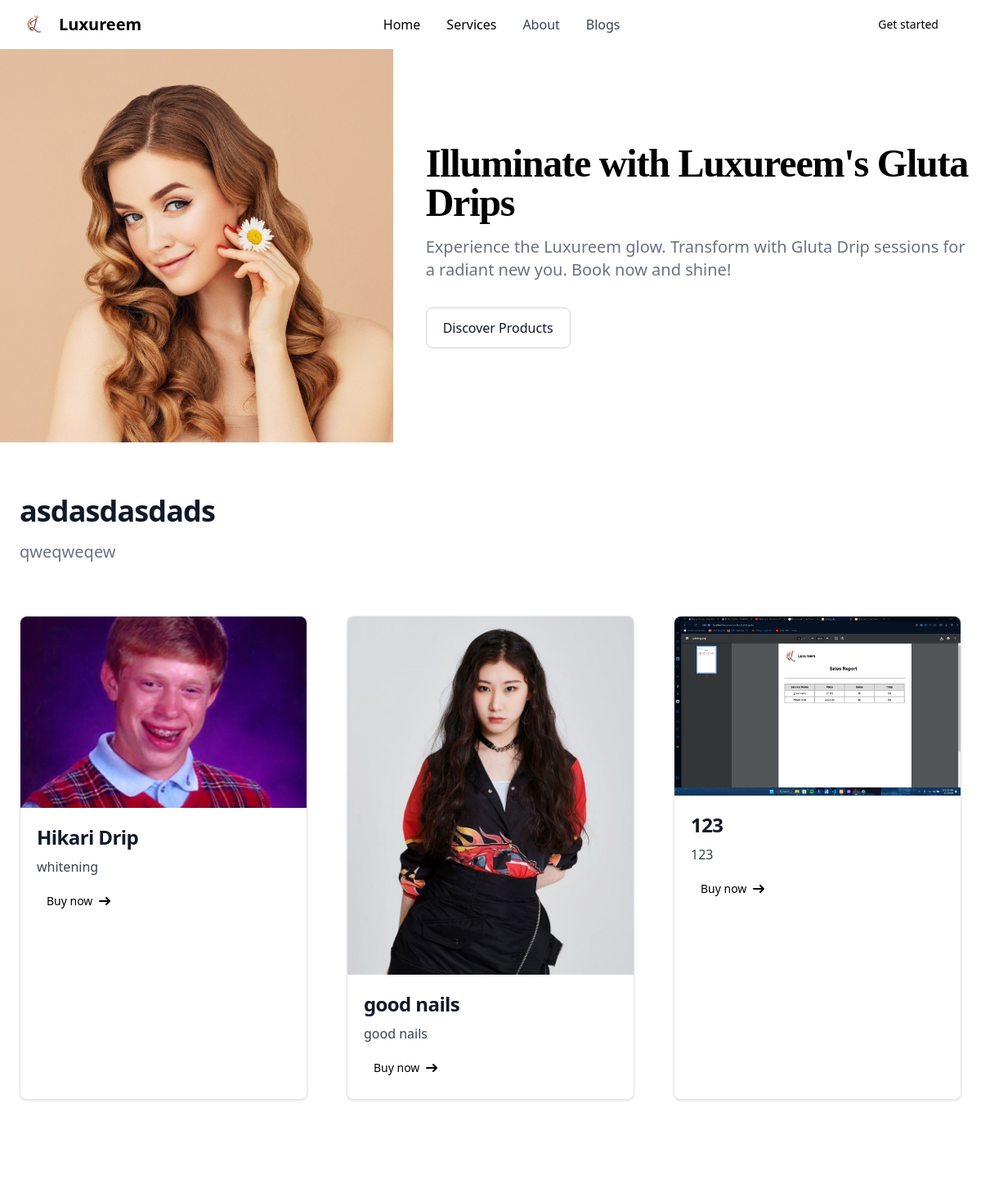
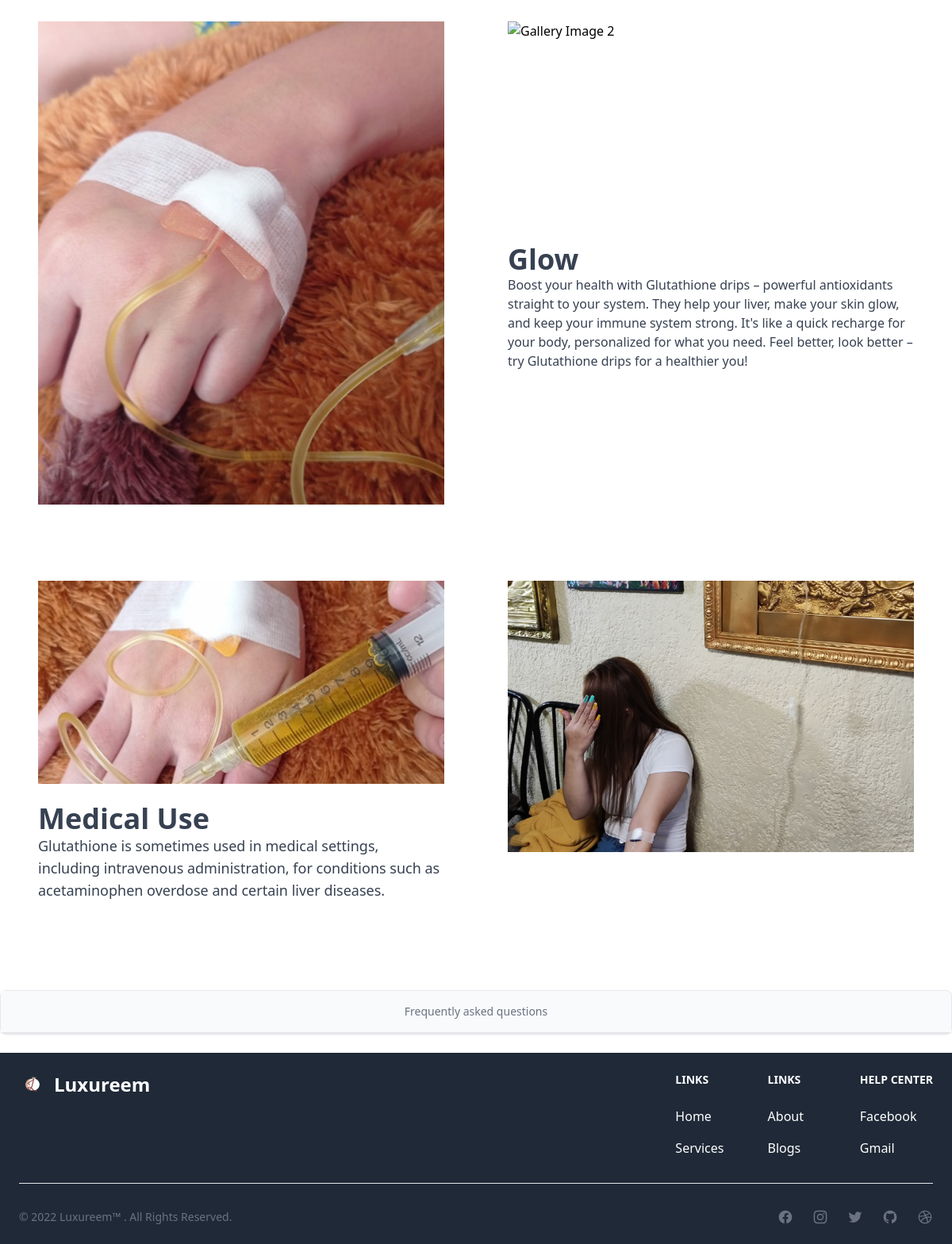
The app's page /frontend/index.php with its own data (2 pictures, top to bottom).
### tables this page shows
CREATE TABLE `barbie` (
  `barbieid` int(255) NOT NULL,
  `barbiecat` varchar(255) NOT NULL,
  `barbiename` varchar(255) NOT NULL,
  `barbiedesc` varchar(255) NOT NULL,
  `barbiepic` varchar(255) NOT NULL,
  `barbieprice` decimal(65,2) NOT NULL,
  `sales` int(255) NOT NULL
);

### frontend/index.php (the view, shortened to what this page needs)
<?php
include '../admin/webcontent.php';
?>
<!DOCTYPE html>
<html lang="en">
<head>
  <link rel="stylesheet" href="output.css" />
</head>
<body>
  <header>
    <nav class="bg-transparent border-gray-200 px-4 lg:px-6 py-2.5">
      <div class="flex flex-wrap justify-between items-center mx-auto max-w-screen-xl">
        <a href="#" class="flex items-center">
          <img src="img/<?= $_SESSION['weblogo'] ?>" class="mr-3 h-6 sm:h-9" alt="Flowbite Logo" />
          <span class="self-center text-xl font-semibold whitespace-nowrap dark:text-white">
            <?php echo $_SESSION['webname'] ?>
          </span>
        </a>
        <div class="flex items-center lg:order-2">
          <?php
          if (isset($_SESSION['id'])) {
            ?>
            <button id="dropdownUserAvatarButton" data-dropdown-toggle="dropdownAvatar"
              class="flex text-sm bg-gray-800 rounded-full md:me-0 focus:ring-4 focus:ring-gray-300 dark:focus:ring-gray-600"
              type="button">
              <span class="sr-only">Open user menu</span>
              <img class="w-8 h-8 rounded-full" src="../userupload/<?= $_SESSION['picture'] ?>">
            </button>
            <div id="dropdownAvatar"
              class="z-10 hidden bg-white divide-y divide-gray-100 rounded-lg shadow w-44 dark:bg-gray-700 dark:divide-gray-600">
              <div class="px-4 py-3 text-sm text-gray-900 dark:text-white">
                <div>
                  <?php echo $_SESSION['name']; ?>
                </div>
                <div class="font-medium truncate">
                  <?php echo $_SESSION['email']; ?>
                </div>
              <?php if ($_SESSION['status'] == 'Verified'): ?>
                <div class="font-medium truncate">
                      <?php echo $_SESSION['status']; ?>
                </div>
                </div>
                <ul class="py-2 text-sm text-gray-700 dark:text-gray-200" aria-labelledby="dropdownUserAvatarButton">
              <?php else: ?>
                </div>
                <ul class="py-2 text-sm text-gray-700 dark:text-gray-200" aria-labelledby="dropdownUserAvatarButton">
                <li>
                  <a href="pendingFunction.php"
                    class="block px-4 py-2 hover:bg-gray-100 dark:hover:bg-gray-600 dark:hover:text-white">
                      <?php echo $_SESSION['status']; ?>
                  </a>
                </li>
              <?php endif; ?>
                <li>
                  <a href="userDashboard.php"
                    class="block px-4 py-2 hover:bg-gray-100 dark:hover:bg-gray-600 dark:hover:text-white">Profile</a>
                </li>
                <li>
                  <a href="../frontend/productUserDashboard.php"
                    class="block px-4 py-2 hover:bg-gray-100 dark:hover:bg-gray-600 dark:hover:text-white">Book an
                    appointment
                  </a>
                </li>
              </ul>
              <div class="py-2">
                <a href="../backend/logout.php"
                  class="block px-4 py-2 text-sm text-gray-700 hover:bg-gray-100 dark:hover:bg-gray-600 dark:text-gray-200 dark:hover:text-white">Sign
                  out</a>
              </div>
            </div>
            <?php
          } else {
            ?>
            <a href="../frontend/loginForm.php"
              class=" md:block text-black bg-primary-700 hover:bg-primary-800 focus:ring-4 focus:ring-primary-300 font-medium rounded-lg text-sm px-3 lg:px-5 py-2 lg:py-2.5 mr-2 dark:bg-primary-600 dark:hover:bg-primary-700 focus:outline-none dark:focus:ring-primary-800">Get
              started</a>
            <?php
          }
          ?>
        </div>
        <div class="hidden justify-between items-center w-full lg:flex lg:w-auto lg:order-1" id="mobile-menu-2">
          <ul class="flex flex-col mt-4 font-medium lg:flex-row lg:space-x-8 lg:mt-0">
            <li>
              <a href="../frontend/index.php"
                class="block py-2 pr-4 pl-3 text-black rounded bg-primary-700 lg:bg-transparent lg:text-primary-700 lg:p-0 dark:text-white"
                aria-current="page">Home</a>
            </li>
            <li>
            <a href="services.php"
                class="block py-2 pr-4 pl-3 text-black rounded bg-primary-700 lg:bg-transparent lg:text-primary-700 lg:p-0 dark:text-white"
                aria-current="page">Services</a>
            </li>
            <li>
              <a href="../frontend/aboutUs.php"
                class="block py-2 pr-4 pl-3 text-gray-700 border-b border-gray-100 hover:bg-gray-50 lg:hover:bg-transparent lg:border-0 lg:hover:text-primary-700 lg:p-0 dark:text-gray-400 lg:dark:hover:text-white dark:hover:bg-gray-700 dark:hover:text-white lg:dark:hover:bg-transparent dark:border-gray-700">About</a>
            </li>
            <li>
              <a href="../frontend/blogs.php"
                class="block py-2 pr-4 pl-3 text-gray-700 border-b border-gray-100 hover:bg-gray-50 lg:hover:bg-transparent lg:border-0 lg:hover:text-primary-700 lg:p-0 dark:text-gray-400 lg:dark:hover:text-white dark:hover:bg-gray-700 dark:hover:text-white lg:dark:hover:bg-transparent dark:border-gray-700">Blogs</a>
            </li>
          </ul>
        </div>
      </div>
    </nav>
    <section>
      <div class="grid max-w-screen-xl lg:gap-8 xl:gap-0 lg:grid-cols-12">
        <div class="lg:mt-0 lg:col-span-5 lg:flex">
          <img class="h-auto max-w-full" src="img/<?= $_SESSION['webheaderpic'] ?>" alt="image description" />
        </div>
        <div class="place-self-center mx-4 my-4 lg:col-span-7">
          <h1
            class="font-serif max-w-2xl mb-4 text-4xl font-extrabold tracking-tight leading-none md:text-5xl xl:text-6xl">
            <?php echo $_SESSION['heroh'] ?>
          </h1>
          <p class="max-w-2xl mb-6 font-light text-gray-500 lg:mb-8 md:text-lg lg:text-xl dark:text-gray-400">
            <?php echo $_SESSION['herop'] ?>
          </p>
          <a href="services.php"
            class="inline-flex px-5 py-3 text-base font-medium text-center text-gray-900 border border-gray-300 rounded-lg hover:bg-gray-100 focus:ring-4 focus:ring-gray-100 dark:text-white dark:border-gray-700 dark:hover:bg-gray-700 dark:focus:ring-gray-800">
            <?php echo $_SESSION['herob'] ?>
          </a>
        </div>
      </div>
    </section>
  </header>
  <section class="bg-white dark:bg-gray-900">
    <div class="py-8 px-4 mx-auto max-w-screen-xl sm:py-16 lg:px-6">
      <div class="max-w-screen-md mb-8 lg:mb-16">
        <h2 class="mb-4 text-4xl tracking-tight font-extrabold text-gray-900 dark:text-white">
          <?php echo $_SESSION['toph'] ?>
        </h2>
        <p class="text-gray-500 sm:text-xl dark:text-gray-400">
          <?php echo $_SESSION['topp'] ?>
        </p>
      </div>
      <div class="space-y-8 md:grid md:grid-cols-2 lg:grid-cols-3 md:gap-12 md:space-y-0">
        <?php
        $sql = "SELECT * FROM barbie ORDER BY sales DESC LIMIT 3";
        $stmt = $connection->prepare($sql);
        $stmt->execute();
        $result = $stmt->get_result();
        if ($result->num_rows > 0) {
          while ($row = $result->fetch_assoc()) {
            ?>
            <div class="max-w-sm bg-white border border-gray-200 rounded-lg shadow dark:bg-gray-800 dark:border-gray-700">
              <a href="../frontend/payment.php?barbieid=<?php echo $row['barbieid']; ?>">
                <img class="rounded-t-lg" src="../productupload/<?= $row['barbiepic'] ?>" alt="" />
              </a>
              <div class="p-5">
                <a href="../frontend/payment.php?barbieid=<?php echo $row['barbieid']; ?>">
                  <h5 class="mb-2 text-2xl font-bold tracking-tight text-gray-900 dark:text-white">
                    <?php echo $row['barbiename']; ?>
                  </h5>
                </a>
                <p class="mb-3 font-normal text-gray-700 dark:text-gray-400">
                  <?php echo $row['barbiedesc']; ?>
                </p>
                <a href="../frontend/payment.php?barbieid=<?php echo $row['barbieid']; ?>"
                  class="inline-flex items-center px-3 py-2 text-sm font-medium text-center text-black bg-black rounded-lg hover:bg-black focus:ring-4 focus:outline-none focus:ring-black dark:bg-black dark:hover:bg-black dark:focus:ring-black">
                  Buy now
                  <svg class="rtl:rotate-180 w-3.5 h-3.5 ms-2" aria-hidden="true" xmlns="http://www.w3.org/2000/svg"
                    fill="none" viewBox="0 0 14 10">
                    <path stroke="currentColor" stroke-linecap="round" stroke-linejoin="round" stroke-width="2"
                      d="M1 5h12m0 0L9 1m4 4L9 9" />
                  </svg>
                </a>
              </div>
            </div>
            <?php
          }
        } else {
          echo "0 results";
        }
        ?>
      </div>
  </section>
  <section class="bg-white dark:bg-gray-800">
    <div class="py-8 px-4 mx-auto max-w-screen-xl lg:py-16 lg:px-6">
      <div class="grid grid-cols-1 sm:grid-cols-2 lg:grid-cols-2 xl:grid-cols-2 gap-8">
        <div class="flex flex-col p-6 text-center bg-white rounded-lg dark:text-white">
          <img class="w-full h-100 object-cover mb-4" src="img/<?= $_SESSION['gallerypic1'] ?>" alt="Gallery Image 1" />
        </div>
        <div class="flex flex-col p-6 text-left bg-white rounded-lg dark:text-white">
          <img class="w-full h-64 object-cover mb-4" src="img/<?= $_SESSION['gallerypic2'] ?>" alt="Gallery Image 2" />
          <div class="mt-2">
            <p class="font-bold text-4xl text-gray-700 dark:text-gray-300">
              <?php echo $_SESSION['gallerylabel1'] ?>
            </p>
            <p class="text-gray-700 dark:text-gray-300">
              <?php echo $_SESSION['galleryldesc1'] ?>
            </p>
          </div>
        </div>
        <div class="flex flex-col p-6 text-left bg-white rounded-lg dark:text-white">
          <img class="w-full h-64 object-cover mb-4 ml-auto" src="img/<?= $_SESSION['gallerypic3'] ?>"
            alt="Gallery Image 3" />
          <div class="mt-2">
            <p class="font-bold text-4xl text-gray-700 dark:text-gray-300">
              <?php echo $_SESSION['gallerylabel2'] ?>
            </p>
            <p class="text-lg text-gray-700 dark:text-gray-300">
              <?php echo $_SESSION['galleryldesc2'] ?>
            </p>
          </div>
        </div>
        <div class="flex flex-col p-6 text-center bg-white rounded-lg dark:text-white">
          <img class="w-full h-100 object-cover mb-4" src="img/<?= $_SESSION['gallerypic4'] ?>" alt="Gallery Image 4" />
        </div>
      </div>
    </div>
  </section>
  <div class="w-full bg-white border border-gray-200 rounded-lg shadow my-6">
    <ul
      class="hidden text-sm font-medium text-center text-gray-500 divide-x divide-gray-200 rounded-lg sm:flex dark:divide-gray-600 dark:text-gray-400 rtl:divide-x-reverse"
      id="fullWidthTab" data-tabs-toggle="#fullWidthTabContent" role="tablist">
      <li class="w-full">
        <button id="faq-tab" data-tabs-target="#faq" type="button" role="tab" aria-controls="faq" aria-selected="false"
          class="inline-block w-full p-4 rounded-se-lg bg-gray-50 hover:bg-gray-100 focus:outline-none dark:bg-gray-700 dark:hover:bg-gray-600">
          Frequently asked questions
        </button>
      </li>
    </ul>
    <div id="fullWidthTabContent" class="border-t border-gray-200 dark:border-gray-600">
    </div>
  </div>
  <footer class="p-4 bg-gray-800 sm:p-6">
    <div class="mx-auto max-w-screen-xl">
      <div class="md:flex md:justify-between">
        <div class="mb-6 md:mb-0">
          <a href="#" class="flex items-center">
            <img src="img/<?= $_SESSION['weblogo'] ?>" class="mr-3 h-8" alt="FlowBite Logo" />
            <span class="self-center text-2xl font-semibold whitespace-nowrap text-white">
              <?php echo $_SESSION['webname'] ?>
            </span>
          </a>
        </div>
        <div class="grid grid-cols-2 gap-8 sm:gap-6 sm:grid-cols-3">
          <div>
            <h2 class="mb-6 text-sm font-semibold uppercase text-white">
              Links
            </h2>
            <ul class="text-white">
              <li class="mb-4">
                <a href="../frontend/index.php" class="hover:underline">Home</a>
              </li>
              <li>
                <a href="../frontend/productUserDashboard.php" class="hover:underline">Services</a>
              </li>
            </ul>
          </div>
          <div>
            <h2 class="mb-6 text-sm font-semibold uppercase text-white">
              Links
            </h2>
            <ul class="text-white">
              <li class="mb-4">
                <a href="../frontend/aboutUs.php" class="hover:underline">About</a>
              </li>
              <li>
                <a href="../frontend/blogs.php" class="hover:underline">Blogs</a>
              </li>
            </ul>
          </div>
          <div>
            <h2 class="mb-6 text-sm font-semibold uppercase text-white">
              Help Center
            </h2>
            <ul class="text-white">
              <li class="mb-4">
                <a href="../frontend/aboutUs.php" class="hover:underline">Facebook</a>
              </li>
              <li>
                <a href="../frontend/blogs.php" class="hover:underline">Gmail</a>
              </li>
            </ul>
          </div>
        </div>
      </div>
      <hr class="my-6 border-gray-200 sm:mx-auto dark:border-gray-700 lg:my-8" />
      <div class="sm:flex sm:items-center sm:justify-between">
        <span class="text-sm text-gray-500 sm:text-center dark:text-gray-400">© 2022
          <a href="https://flowbite.com" class="hover:underline">
            <?php echo $_SESSION['webname'] ?>™
          </a>. All Rights Reserved.
        </span>
        <div class="flex mt-4 space-x-6 sm:justify-center sm:mt-0">
          <a href="#" class="text-gray-500 hover:text-gray-900 dark:hover:text-white">
          </a>
          <a href="#" class="text-gray-500 hover:text-gray-900 dark:hover:text-white">
          </a>
          <a href="#" class="text-gray-500 hover:text-gray-900 dark:hover:text-white">
          </a>
          <a href="#" class="text-gray-500 hover:text-gray-900 dark:hover:text-white">
          </a>
          <a href="#" class="text-gray-500 hover:text-gray-900 dark:hover:text-white">
          </a>
        </div>
      </div>
    </div>
  </footer>
</body>
</html>

### records on screen
barbie: barbiepic (picture), barbiename "Hikari Drip", barbiedesc "whitening"
barbie: barbiepic (picture), barbiename "good nails", barbiedesc "good nails"
barbie: barbiepic (picture), barbiename "123", barbiedesc "123"

### other values on screen
$_SESSION['webname'] "Luxureem"
$_SESSION['heroh'] "Illuminate with Luxureem's Gluta Drips"
$_SESSION['herop'] "Experience the Luxureem glow. Transform with Gluta Drip sessions for a radiant new you. Book now and shine!"
$_SESSION['herob'] "Discover Products"
$_SESSION['toph'] "asdasdasdads"
$_SESSION['topp'] "qweqweqew"
$_SESSION['gallerylabel1'] "Glow"
$_SESSION['gallerylabel2'] "Medical Use"
$_SESSION['galleryldesc2'] "Glutathione is sometimes used in medical settings, including intravenous administration, for conditions such as acetaminophen overdose and certain liver diseases."
